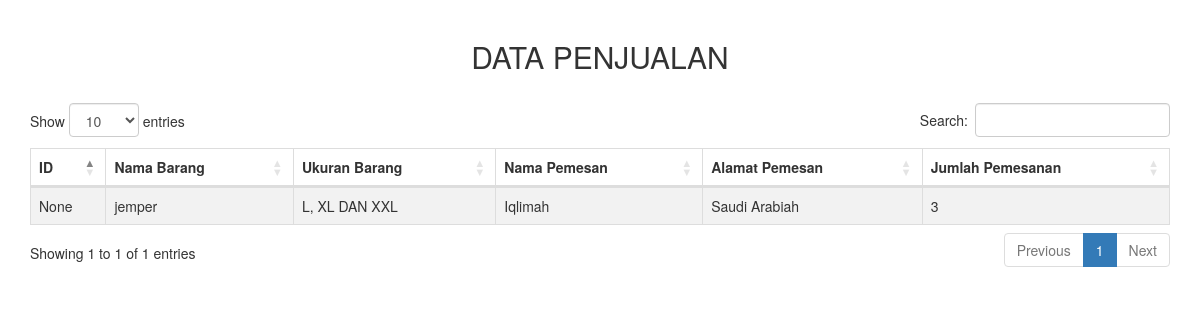
The page /transaksi/1/ on the database its author committed.
### transaksi/models.py (models this page shows)
class Online(models.Model):
    nomor_id = models.CharField(max_length =5, null=True,blank=False)
    nama_barang = models.CharField(max_length=240, null=True,blank=False)
    ukuran_barang = models.CharField(max_length=6, null=True,blank=False)
    nama_pemesan = models.CharField(max_length=100, null=True,blank=False)
    alamat_pemesan = models.CharField(max_length=100, null=True,blank=False)
    jumlah_pemesanan = models.IntegerField(null=True,blank=False)

### transaksi/views.py (the view)
# urls.py: path('<id>/', views.detail),
def detail(req, id):
    task = models.Online.objects.filter(pk=id).first()
    return render(req, 'transaksi/detail.html',
    { 'data' : task,
    })

### transaksi/templates/transaksi/detail.html (shortened to what this page needs)
<!DOCTYPE html>
<html lang="en">
<head>
    <link rel="stylesheet" type="text/css" href="https://maxcdn.bootstrapcdn.com/bootstrap/3.3.7/css/bootstrap.min.css">
    <link rel="stylesheet" type="text/css" href="https://cdn.datatables.net/1.10.16/css/dataTables.bootstrap4.min.css">
</head>
<body>
    <div class="container" style="margin-top: 20px">
        <div class="row">
            <div class="col-md-12">
                <h2 style="text-align: center;margin-bottom: 30px">DATA PENJUALAN</h2>
                <table id="table_id" class="table table-striped table-bordered" cellspacing="0" width="100%">
                    <thead>
                        <tr>
                            <th>ID</th>
                            <th>Nama Barang</th>
                            <th>Ukuran Barang</th>
                            <th>Nama Pemesan</th>
                            <th>Alamat Pemesan</th>
                            <th>Jumlah Pemesanan</th>
                        </tr>
                    </thead>
                    <tbody>
                        <tr>
                            <td>{{data.nomor_id}}</td>
                            <td>{{data.nama_barang}}</td>
                            <td>{{data.ukuran_barang}}</td>
                            <td>{{data.nama_pemesan}}</td>
                            <td>{{data.alamat_pemesan}}</td>
                            <td>{{data.jumlah_pemesanan}}</td>
                        </tr>
                    </tbody>
                </table>
            </div>
        </div>
    </div>
</body>
</html>

### rows shown on the page
Online: nomor_id "None", nama_barang "jemper", ukuran_barang "L, XL DAN XXL", nama_pemesan "Iqlimah", alamat_pemesan "Saudi Arabiah", jumlah_pemesanan "3"
